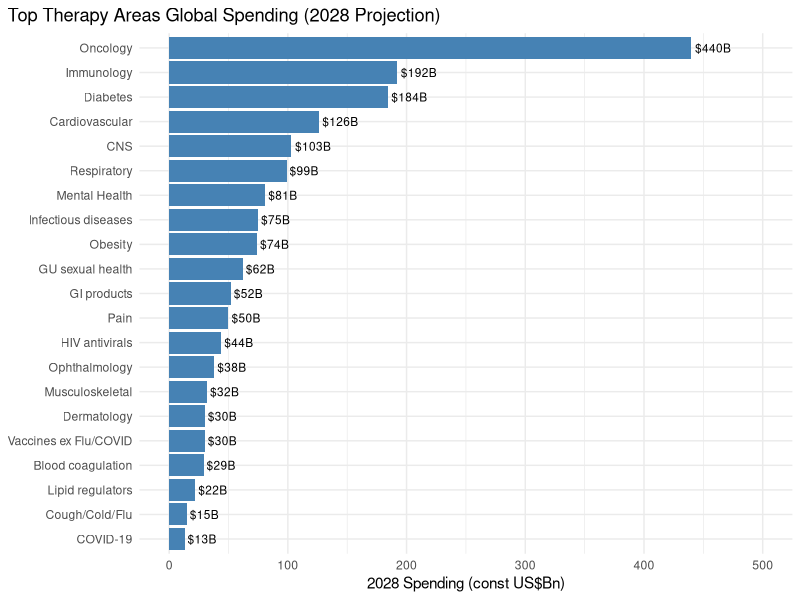
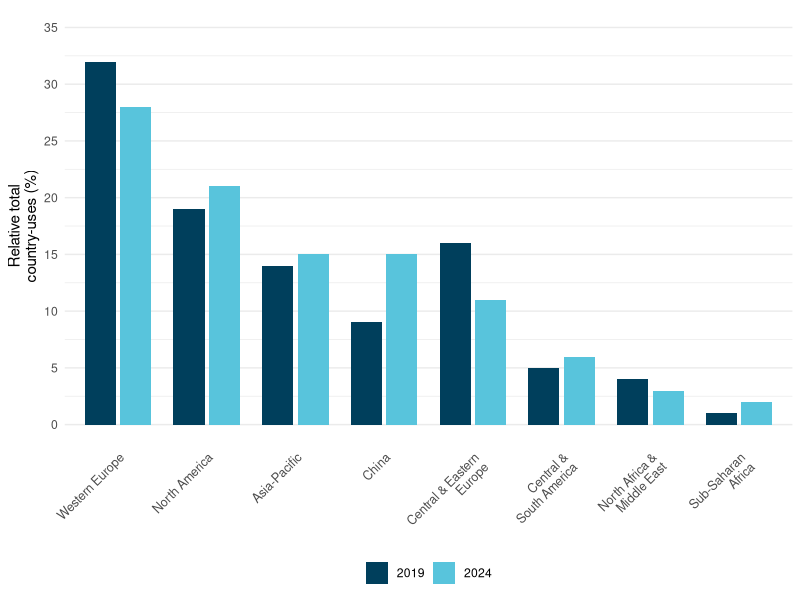
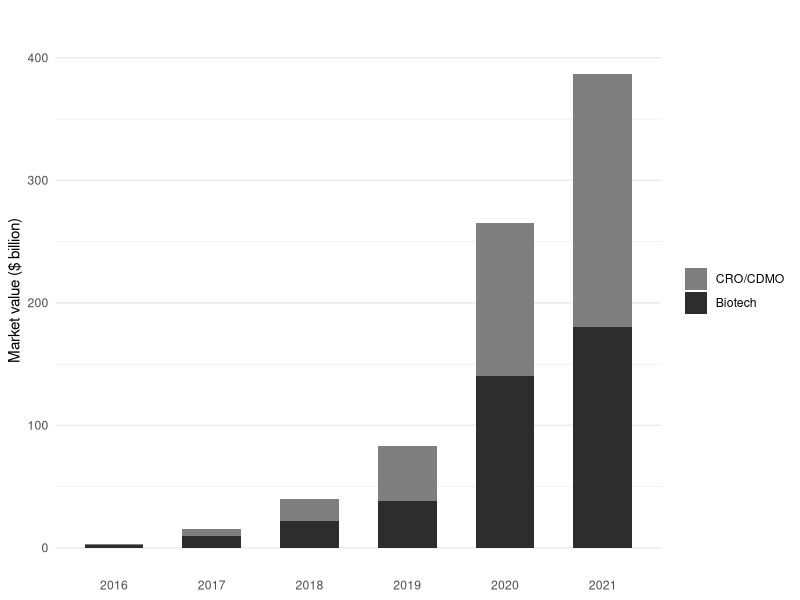

Write R code to recreate these figures, in order.
## ---- chunk 1
#| label: fig-iqvia-spending
#| fig-cap: "Global Spending by Top Therapy Areas in 2028. Data from @iqvia_therapeutic_spending_2024."
#| echo: false

# Reproduced from IQVIA Institute (2024) Global Use of Medicines 2024, Exhibit 37
library(ggplot2)

data <- data.frame(
  area = factor(c("Oncology", "Immunology", "Diabetes", "Cardiovascular", "CNS", 
                  "Respiratory", "Mental Health", "Infectious diseases", "Obesity",
                  "GU sexual health", "GI products", "Pain", "HIV antivirals",
                  "Ophthalmology", "Musculoskeletal", "Dermatology", 
                  "Vaccines ex Flu/COVID", "Blood coagulation", "Lipid regulators",
                  "Cough/Cold/Flu", "COVID-19"),
                levels = rev(c("Oncology", "Immunology", "Diabetes", "Cardiovascular", "CNS", 
                               "Respiratory", "Mental Health", "Infectious diseases", "Obesity",
                               "GU sexual health", "GI products", "Pain", "HIV antivirals",
                               "Ophthalmology", "Musculoskeletal", "Dermatology", 
                               "Vaccines ex Flu/COVID", "Blood coagulation", "Lipid regulators",
                               "Cough/Cold/Flu", "COVID-19"))),
  spending = c(440, 192, 184, 126, 103, 99, 81, 75, 74, 62, 52, 50, 44, 38, 32, 30, 30, 29, 22, 15, 13)
)

ggplot(data, aes(x = spending, y = area)) +
  geom_bar(stat = "identity", fill = "steelblue") +
  geom_text(aes(label = paste0("$", spending, "B")), hjust = -0.1, size = 3) +
  labs(title = "Top Therapy Areas Global Spending (2028 Projection)",
       x = "2028 Spending (const US$Bn)",
       y = NULL) +
  theme_minimal() +
  theme(plot.background = element_rect(fill = "white", color = NA),
        plot.title.position = "plot") +
  expand_limits(x = 500)
## ---- chunk 2
#| label: fig-country-utilization
#| fig-cap: "Country Utilization as Percent of Trial Country-Uses, 2019 vs 2024. Data from @iqvia_rd_trends_2025."
#| echo: false

library(ggplot2)
library(tidyr)

data <- data.frame(
  region = c("Western Europe", "North America", "Asia-Pacific", "China", 
             "Central & Eastern\nEurope", "Central &\nSouth America", 
             "North Africa &\nMiddle East", "Sub-Saharan\nAfrica"),
  y2019 = c(32, 19, 14, 9, 16, 5, 4, 1),
  y2024 = c(28, 21, 15, 15, 11, 6, 3, 2)
)

data$region <- factor(data$region, levels = data$region)

data_long <- pivot_longer(data, cols = c(y2019, y2024), 
                          names_to = "year", values_to = "percentage")
data_long$year <- factor(data_long$year, levels = c("y2019", "y2024"), 
                         labels = c("2019", "2024"))

ggplot(data_long, aes(x = region, y = percentage, fill = year)) +
  geom_col(position = position_dodge(width = 0.8), width = 0.7) +
  scale_fill_manual(values = c("2019" = "#003f5c", "2024" = "#58c4dc"), name = NULL) +
  labs(x = NULL, y = "Relative total\ncountry-uses (%)") +
  theme_minimal(base_size = 11) +
  theme(
    axis.text.x = element_text(angle = 45, hjust = 1, size = 9),
    legend.position = "bottom",
    panel.grid.major.x = element_blank(),
    plot.background = element_rect(fill = "white", color = NA)
  ) +
  scale_y_continuous(limits = c(0, 35), breaks = seq(0, 35, 5))
## ---- chunk 3
#| label: fig-china-market-value
#| fig-cap: "Total Market Value of Listed Innovative China Biotechs and CRO/CDMO Players on Major Stock Exchanges (2021 data as of mid-year). Data from @mckinsey_china_biopharma_2021."
#| echo: false

library(ggplot2)
library(tidyr)

data <- data.frame(
  year = c(2016, 2017, 2018, 2019, 2020, 2021),
  Biotech = c(2.5, 10, 22, 38, 140, 180),
  `CRO/CDMO` = c(0.5, 5, 18, 45, 125, 207),
  check.names = FALSE
)

data_long <- pivot_longer(data, cols = c("Biotech", "CRO/CDMO"), 
                          names_to = "segment", values_to = "value")
data_long$segment <- factor(data_long$segment, levels = c("CRO/CDMO", "Biotech"))

ggplot(data_long, aes(x = factor(year), y = value, fill = segment)) +
  geom_col(width = 0.6) +
  scale_fill_manual(values = c("CRO/CDMO" = "#7f7f7f", "Biotech" = "#2d2d2d"), name = NULL) +
  scale_y_continuous(breaks = seq(0, 400, 100), limits = c(0, 420)) +
  labs(x = NULL, y = "Market value ($ billion)") +
  theme_minimal(base_size = 11) +
  theme(
    legend.position = "right",
    panel.grid.major.x = element_blank(),
    plot.background = element_rect(fill = "white", color = NA)
  )
